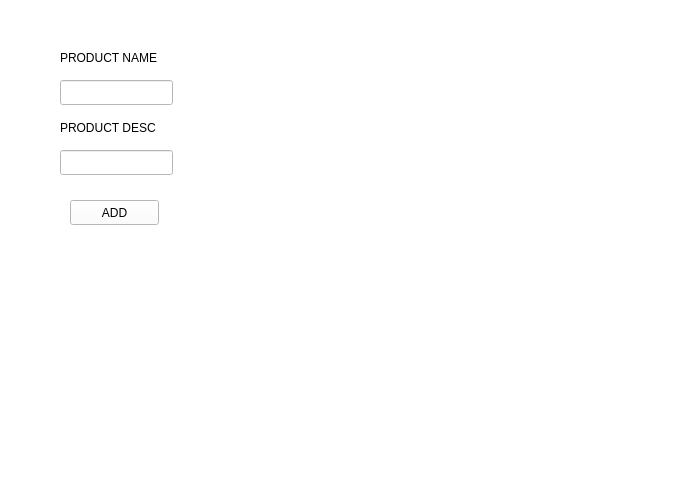
<?xml version="1.0" encoding="UTF-8"?>
<ui version="4.0">
 <class>MainWindow</class>
 <widget class="QMainWindow" name="MainWindow">
  <property name="enabled">
   <bool>true</bool>
  </property>
  <property name="geometry">
   <rect>
    <x>0</x>
    <y>0</y>
    <width>700</width>
    <height>500</height>
   </rect>
  </property>
  <property name="sizePolicy">
   <sizepolicy hsizetype="Fixed" vsizetype="Fixed">
    <horstretch>0</horstretch>
    <verstretch>0</verstretch>
   </sizepolicy>
  </property>
  <property name="minimumSize">
   <size>
    <width>700</width>
    <height>500</height>
   </size>
  </property>
  <property name="maximumSize">
   <size>
    <width>700</width>
    <height>500</height>
   </size>
  </property>
  <property name="baseSize">
   <size>
    <width>300</width>
    <height>300</height>
   </size>
  </property>
  <property name="windowTitle">
   <string>Setup Wizard</string>
  </property>
  <property name="windowIcon">
   <iconset>
    <normaloff>../Downloads/invoice (1).png</normaloff>../Downloads/invoice (1).png</iconset>
  </property>
  <property name="autoFillBackground">
   <bool>false</bool>
  </property>
  <property name="styleSheet">
   <string notr="true">background-color: #fff;</string>
  </property>
  <property name="tabShape">
   <enum>QTabWidget::Triangular</enum>
  </property>
  <widget class="QWidget" name="centralWidget">
   <widget class="QLineEdit" name="productName">
    <property name="geometry">
     <rect>
      <x>60</x>
      <y>80</y>
      <width>113</width>
      <height>25</height>
     </rect>
    </property>
   </widget>
   <widget class="QLabel" name="label">
    <property name="geometry">
     <rect>
      <x>60</x>
      <y>50</y>
      <width>211</width>
      <height>16</height>
     </rect>
    </property>
    <property name="text">
     <string>PRODUCT NAME</string>
    </property>
   </widget>
   <widget class="QLabel" name="label_2">
    <property name="geometry">
     <rect>
      <x>60</x>
      <y>120</y>
      <width>311</width>
      <height>16</height>
     </rect>
    </property>
    <property name="text">
     <string>PRODUCT DESC</string>
    </property>
   </widget>
   <widget class="QLineEdit" name="productDescription">
    <property name="geometry">
     <rect>
      <x>60</x>
      <y>150</y>
      <width>113</width>
      <height>25</height>
     </rect>
    </property>
   </widget>
   <widget class="QPushButton" name="pushButton">
    <property name="geometry">
     <rect>
      <x>70</x>
      <y>200</y>
      <width>89</width>
      <height>25</height>
     </rect>
    </property>
    <property name="text">
     <string>ADD</string>
    </property>
   </widget>
  </widget>
 </widget>
 <layoutdefault spacing="6" margin="11"/>
 <resources/>
 <connections/>
</ui>
